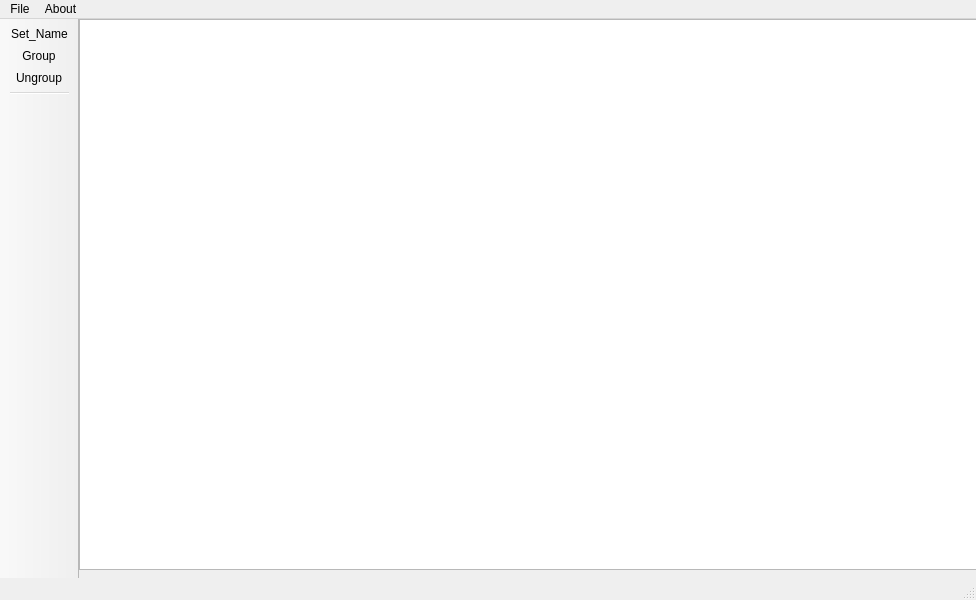
<?xml version="1.0" encoding="UTF-8"?>
<ui version="4.0">
 <class>UMLeditClass</class>
 <widget class="QMainWindow" name="UMLeditClass">
  <property name="geometry">
   <rect>
    <x>0</x>
    <y>0</y>
    <width>976</width>
    <height>600</height>
   </rect>
  </property>
  <property name="sizePolicy">
   <sizepolicy hsizetype="Expanding" vsizetype="Expanding">
    <horstretch>0</horstretch>
    <verstretch>0</verstretch>
   </sizepolicy>
  </property>
  <property name="windowTitle">
   <string>UMLedit</string>
  </property>
  <widget class="QWidget" name="centralWidget">
   <widget class="QGraphicsView" name="DrawWindow">
    <property name="geometry">
     <rect>
      <x>0</x>
      <y>0</y>
      <width>941</width>
      <height>551</height>
     </rect>
    </property>
   </widget>
  </widget>
  <widget class="QMenuBar" name="menuBar">
   <property name="geometry">
    <rect>
     <x>0</x>
     <y>0</y>
     <width>976</width>
     <height>22</height>
    </rect>
   </property>
   <widget class="QMenu" name="menuFile">
    <property name="title">
     <string>File</string>
    </property>
    <addaction name="actionExport_File"/>
   </widget>
   <widget class="QMenu" name="menuAbout">
    <property name="title">
     <string>About</string>
    </property>
   </widget>
   <addaction name="menuFile"/>
   <addaction name="menuAbout"/>
  </widget>
  <widget class="QToolBar" name="mainToolBar">
   <property name="sizePolicy">
    <sizepolicy hsizetype="Fixed" vsizetype="Preferred">
     <horstretch>0</horstretch>
     <verstretch>0</verstretch>
    </sizepolicy>
   </property>
   <property name="movable">
    <bool>false</bool>
   </property>
   <attribute name="toolBarArea">
    <enum>LeftToolBarArea</enum>
   </attribute>
   <attribute name="toolBarBreak">
    <bool>false</bool>
   </attribute>
   <addaction name="actionSet_Name"/>
   <addaction name="actionGroup"/>
   <addaction name="actionUngroup"/>
   <addaction name="separator"/>
  </widget>
  <widget class="QStatusBar" name="statusBar"/>
  <action name="actionExport_File">
   <property name="text">
    <string>Export File</string>
   </property>
  </action>
  <action name="actionSet_Name">
   <property name="icon">
    <iconset>
     <normaloff>image/Text.png</normaloff>image/Text.png</iconset>
   </property>
   <property name="text">
    <string>Set_Name</string>
   </property>
  </action>
  <action name="actionUngroup">
   <property name="icon">
    <iconset>
     <normaloff>image/Ungroup.png</normaloff>image/Ungroup.png</iconset>
   </property>
   <property name="text">
    <string>Ungroup</string>
   </property>
  </action>
  <action name="actionGroup">
   <property name="icon">
    <iconset>
     <normaloff>image/Group.png</normaloff>image/Group.png</iconset>
   </property>
   <property name="text">
    <string>Group</string>
   </property>
  </action>
 </widget>
 <layoutdefault spacing="6" margin="11"/>
 <resources>
  <include location="umledit.qrc"/>
 </resources>
 <connections/>
</ui>
